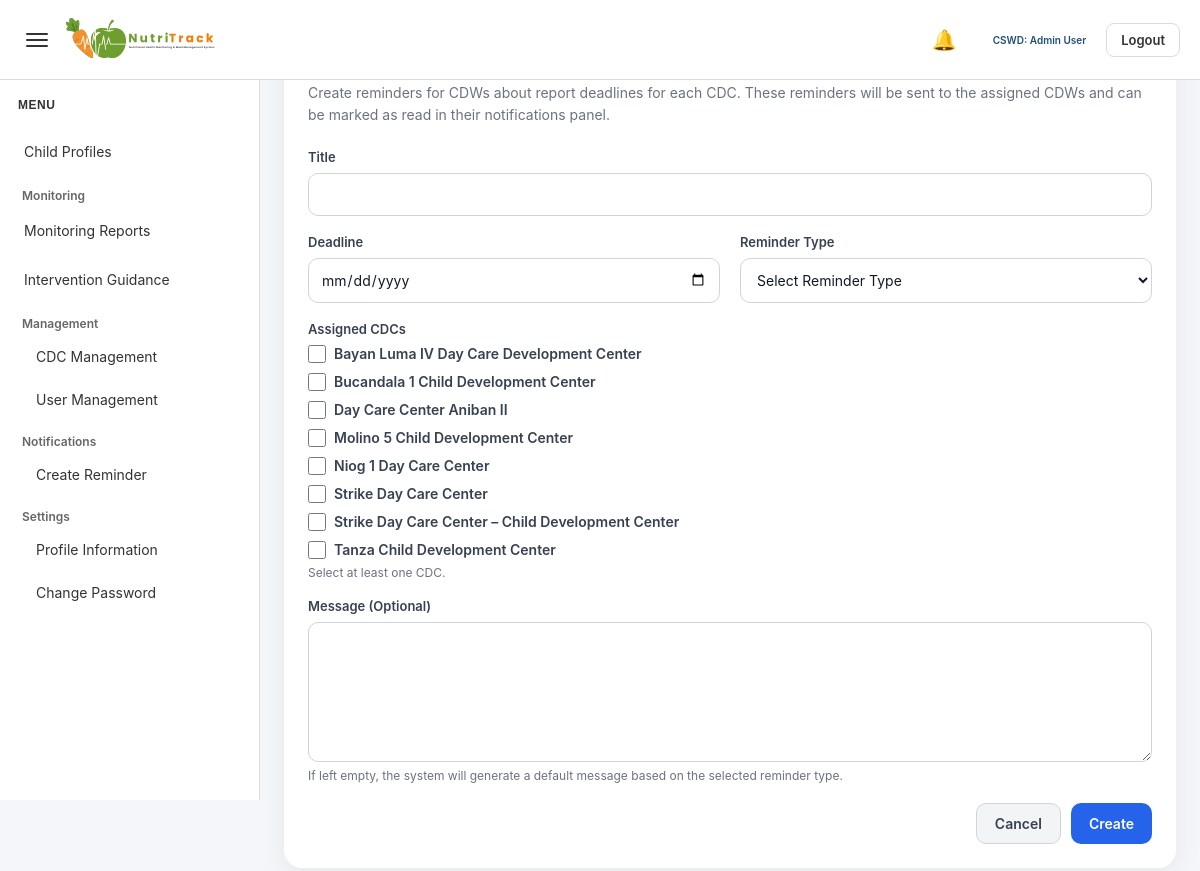
The page /admin/create_reminder.php (signed in) on the database as committed earlier.
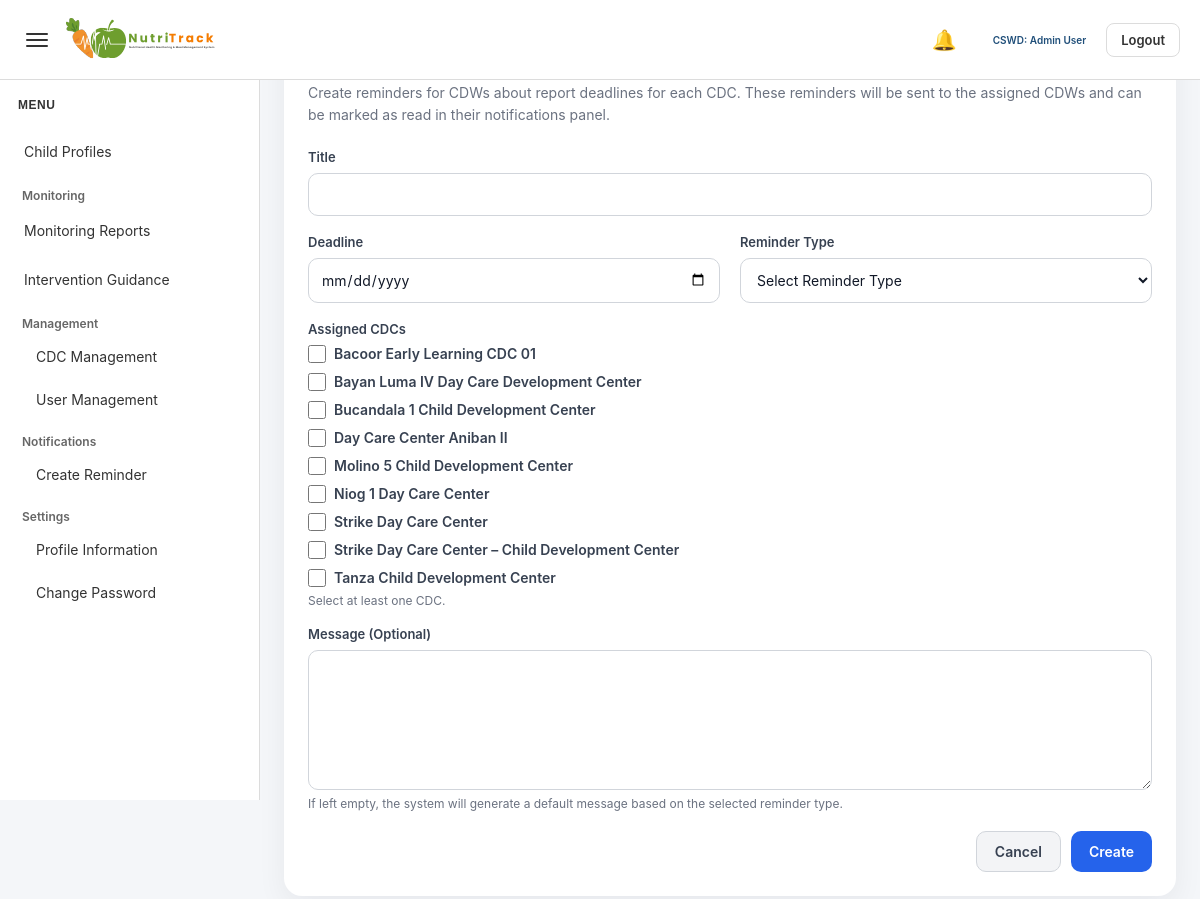
The same page on the database as committed later.
### tables this page shows
CREATE TABLE `cdc` (
  `cdc_id` int(11) NOT NULL,
  `cdc_name` varchar(100) DEFAULT NULL,
  `barangay` varchar(100) DEFAULT NULL,
  `address` text DEFAULT NULL,
  `status` varchar(20) DEFAULT 'Active',
  `created_at` timestamp NOT NULL DEFAULT current_timestamp()
);

### admin/create_reminder.php (the view, shortened to what this page needs)
<?php
include '../config/database.php';
$cdc_list = $conn->query("
    SELECT cdc_id, cdc_name
    FROM cdc
    ORDER BY cdc_name ASC
");
?>
<!DOCTYPE html>
<html lang="en">
<head>
    <link rel="stylesheet" href="../assets/admin-style.css">
</head>
<body class="<?php echo (isset($_SESSION['theme_mode']) && $_SESSION['theme_mode'] === 'dark') ? 'dark-mode' : ''; ?>">
<?php include '../includes/admin_sidebar.php'; ?>
<?php include '../includes/admin_topbar.php'; ?>
<div class="main-content" id="mainContent">
    <div class="page-card">
        <div class="page-header">
            <h1>Create Reminder</h1>
            <p>Create reminders for CDWs about report deadlines for each CDC. These reminders will be sent to the assigned CDWs and can be marked as read in their notifications panel.</p>
        </div>
        <form method="POST">
            <div class="form-grid">
                <div class="form-group full">
                    <label for="title">Title</label>
                    <input
                        type="text"
                        id="title"
                        name="title"
                        required
                        value="<?php echo isset($_POST['title']) ? htmlspecialchars($_POST['title']) : ''; ?>"
                    >
                </div>
                <div class="form-group">
                    <label for="deadline">Deadline</label>
                    <input
                        type="date"
                        id="deadline"
                        name="deadline"
                        required
                        value="<?php echo isset($_POST['deadline']) ? htmlspecialchars($_POST['deadline']) : ''; ?>"
                    >
                </div>
                <div class="form-group">
                    <label for="report_type">Reminder Type</label>
                    <select name="report_type" id="report_type" required>
                        <option value="">Select Reminder Type</option>
                    </select>
                </div>
                <div class="form-group full">
                    <label>Assigned CDCs</label>
                    <div class="checkbox-group">
                        <?php if ($cdc_list && $cdc_list->num_rows > 0) { ?>
                            <?php while ($cdc = $cdc_list->fetch_assoc()) { ?>
                                <div class="checkbox-item">
                                    <input type="checkbox" name="cdc_ids[]" id="cdc_<?php echo (int)$cdc['cdc_id']; ?>" value="<?php echo (int)$cdc['cdc_id']; ?>"
                                        <?php echo (isset($_POST['cdc_ids']) && in_array($cdc['cdc_id'], $_POST['cdc_ids'])) ? 'checked' : ''; ?>>
                                    <label for="cdc_<?php echo (int)$cdc['cdc_id']; ?>"><?php echo htmlspecialchars($cdc['cdc_name']); ?></label>
                                </div>
                            <?php } ?>
                        <?php } ?>
                    </div>
                    <div class="form-note">Select at least one CDC.</div>
                </div>
                <div class="form-group full">
                    <label for="message">Message (Optional)</label>
                    <textarea name="message" id="message"><?php echo isset($_POST['message']) ? htmlspecialchars($_POST['message']) : ''; ?></textarea>
                    <div class="form-note">If left empty, the system will generate a default message based on the selected reminder type.</div>
                </div>
            </div>
            <div class="form-actions">
                <a href="dashboard.php" class="btn btn-light">Cancel</a>
                <button type="submit" name="create_reminder" class="btn btn-primary">Create</button>
            </div>
        </form>
    </div>
</div>
</body>
</html>

Rows that differ between the two databases and show on the page:
added cdc: cdc_name "Bacoor Early Learning CDC 01"
